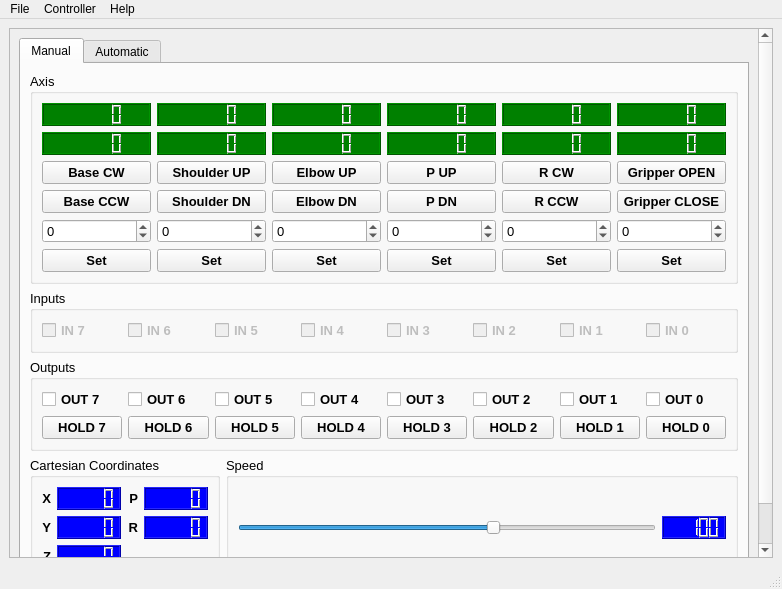
<?xml version="1.0" encoding="UTF-8"?>
<ui version="4.0">
 <class>MainWindow</class>
 <widget class="QMainWindow" name="MainWindow">
  <property name="geometry">
   <rect>
    <x>0</x>
    <y>0</y>
    <width>782</width>
    <height>589</height>
   </rect>
  </property>
  <property name="windowTitle">
   <string>Robko 01</string>
  </property>
  <widget class="QWidget" name="centralwidget">
   <layout class="QGridLayout" name="gridLayout">
    <item row="1" column="0">
     <widget class="QScrollArea" name="scrollArea">
      <property name="widgetResizable">
       <bool>true</bool>
      </property>
      <widget class="QWidget" name="scrollAreaWidgetContents">
       <property name="geometry">
        <rect>
         <x>0</x>
         <y>0</y>
         <width>745</width>
         <height>552</height>
        </rect>
       </property>
       <layout class="QGridLayout" name="gridLayout_2">
        <item row="0" column="0">
         <widget class="QTabWidget" name="tabWidget">
          <property name="currentIndex">
           <number>0</number>
          </property>
          <widget class="QWidget" name="tabManual">
           <attribute name="title">
            <string>Manual</string>
           </attribute>
           <layout class="QGridLayout" name="gridLayout_3">
            <item row="0" column="0" colspan="2">
             <widget class="QGroupBox" name="gbAxis">
              <property name="font">
               <font>
                <pointsize>10</pointsize>
               </font>
              </property>
              <property name="title">
               <string>Axis</string>
              </property>
              <layout class="QGridLayout" name="gridLayout_4">
               <item row="3" column="0">
                <widget class="QPushButton" name="btnBaseCCW">
                 <property name="font">
                  <font>
                   <pointsize>10</pointsize>
                   <weight>75</weight>
                   <bold>true</bold>
                  </font>
                 </property>
                 <property name="text">
                  <string>Base CCW</string>
                 </property>
                </widget>
               </item>
               <item row="1" column="1">
                <widget class="QLCDNumber" name="lcdV1">
                 <property name="styleSheet">
                  <string notr="true">QLCDNumber {
                                                 background-color: green; 
                                                 color: yellow;}</string>
                 </property>
                </widget>
               </item>
               <item row="1" column="2">
                <widget class="QLCDNumber" name="lcdV2">
                 <property name="styleSheet">
                  <string notr="true">QLCDNumber {
                                                 background-color: green; 
                                                 color: yellow;}</string>
                 </property>
                </widget>
               </item>
               <item row="2" column="1">
                <widget class="QPushButton" name="btnShoulderUp">
                 <property name="font">
                  <font>
                   <pointsize>10</pointsize>
                   <weight>75</weight>
                   <bold>true</bold>
                  </font>
                 </property>
                 <property name="text">
                  <string>Shoulder UP</string>
                 </property>
                </widget>
               </item>
               <item row="2" column="0">
                <widget class="QPushButton" name="btnBaseCW">
                 <property name="font">
                  <font>
                   <pointsize>10</pointsize>
                   <weight>75</weight>
                   <bold>true</bold>
                  </font>
                 </property>
                 <property name="text">
                  <string>Base CW</string>
                 </property>
                </widget>
               </item>
               <item row="3" column="4">
                <widget class="QPushButton" name="btnRCCW">
                 <property name="font">
                  <font>
                   <pointsize>10</pointsize>
                   <weight>75</weight>
                   <bold>true</bold>
                  </font>
                 </property>
                 <property name="text">
                  <string>R CCW</string>
                 </property>
                </widget>
               </item>
               <item row="3" column="1">
                <widget class="QPushButton" name="btnShoulderDown">
                 <property name="font">
                  <font>
                   <pointsize>10</pointsize>
                   <weight>75</weight>
                   <bold>true</bold>
                  </font>
                 </property>
                 <property name="text">
                  <string>Shoulder DN</string>
                 </property>
                </widget>
               </item>
               <item row="3" column="3">
                <widget class="QPushButton" name="btnPDown">
                 <property name="font">
                  <font>
                   <pointsize>10</pointsize>
                   <weight>75</weight>
                   <bold>true</bold>
                  </font>
                 </property>
                 <property name="text">
                  <string>P DN</string>
                 </property>
                </widget>
               </item>
               <item row="1" column="3">
                <widget class="QLCDNumber" name="lcdV3">
                 <property name="styleSheet">
                  <string notr="true">QLCDNumber {
                                                 background-color: green; 
                                                 color: yellow;}</string>
                 </property>
                </widget>
               </item>
               <item row="1" column="4">
                <widget class="QLCDNumber" name="lcdV4">
                 <property name="styleSheet">
                  <string notr="true">QLCDNumber {
                                                 background-color: green; 
                                                 color: yellow;}</string>
                 </property>
                </widget>
               </item>
               <item row="1" column="5">
                <widget class="QLCDNumber" name="lcdV5">
                 <property name="styleSheet">
                  <string notr="true">QLCDNumber {
                                                 background-color: green; 
                                                 color: yellow;}</string>
                 </property>
                </widget>
               </item>
               <item row="2" column="3">
                <widget class="QPushButton" name="btnPUp">
                 <property name="font">
                  <font>
                   <pointsize>10</pointsize>
                   <weight>75</weight>
                   <bold>true</bold>
                  </font>
                 </property>
                 <property name="text">
                  <string>P UP</string>
                 </property>
                </widget>
               </item>
               <item row="2" column="5">
                <widget class="QPushButton" name="btnGripperOpen">
                 <property name="font">
                  <font>
                   <pointsize>10</pointsize>
                   <weight>75</weight>
                   <bold>true</bold>
                  </font>
                 </property>
                 <property name="text">
                  <string>Gripper OPEN</string>
                 </property>
                </widget>
               </item>
               <item row="2" column="2">
                <widget class="QPushButton" name="btnElbowUp">
                 <property name="font">
                  <font>
                   <pointsize>10</pointsize>
                   <weight>75</weight>
                   <bold>true</bold>
                  </font>
                 </property>
                 <property name="text">
                  <string>Elbow UP</string>
                 </property>
                </widget>
               </item>
               <item row="2" column="4">
                <widget class="QPushButton" name="btnRCW">
                 <property name="font">
                  <font>
                   <pointsize>10</pointsize>
                   <weight>75</weight>
                   <bold>true</bold>
                  </font>
                 </property>
                 <property name="text">
                  <string>R CW</string>
                 </property>
                </widget>
               </item>
               <item row="3" column="2">
                <widget class="QPushButton" name="btnElbowDown">
                 <property name="font">
                  <font>
                   <pointsize>10</pointsize>
                   <weight>75</weight>
                   <bold>true</bold>
                  </font>
                 </property>
                 <property name="text">
                  <string>Elbow DN</string>
                 </property>
                </widget>
               </item>
               <item row="3" column="5">
                <widget class="QPushButton" name="btnGripperClose">
                 <property name="font">
                  <font>
                   <pointsize>10</pointsize>
                   <weight>75</weight>
                   <bold>true</bold>
                  </font>
                 </property>
                 <property name="text">
                  <string>Gripper CLOSE</string>
                 </property>
                </widget>
               </item>
               <item row="0" column="0">
                <widget class="QLCDNumber" name="lcdP0">
                 <property name="styleSheet">
                  <string notr="true">QLCDNumber {
                                                 background-color: green; 
                                                 color: yellow;}</string>
                 </property>
                </widget>
               </item>
               <item row="0" column="4">
                <widget class="QLCDNumber" name="lcdP4">
                 <property name="styleSheet">
                  <string notr="true">QLCDNumber {
                                                 background-color: green; 
                                                 color: yellow;}</string>
                 </property>
                </widget>
               </item>
               <item row="0" column="3">
                <widget class="QLCDNumber" name="lcdP3">
                 <property name="styleSheet">
                  <string notr="true">QLCDNumber {
                                                 background-color: green; 
                                                 color: yellow;}</string>
                 </property>
                </widget>
               </item>
               <item row="0" column="2">
                <widget class="QLCDNumber" name="lcdP2">
                 <property name="styleSheet">
                  <string notr="true">QLCDNumber {
                                                 background-color: green; 
                                                 color: yellow;}</string>
                 </property>
                </widget>
               </item>
               <item row="1" column="0">
                <widget class="QLCDNumber" name="lcdV0">
                 <property name="styleSheet">
                  <string notr="true">QLCDNumber {
                                                 background-color: green; 
                                                 color: yellow;}</string>
                 </property>
                </widget>
               </item>
               <item row="0" column="1">
                <widget class="QLCDNumber" name="lcdP1">
                 <property name="styleSheet">
                  <string notr="true">QLCDNumber {
                                                 background-color: green; 
                                                 color: yellow;}</string>
                 </property>
                </widget>
               </item>
               <item row="0" column="5">
                <widget class="QLCDNumber" name="lcdP5">
                 <property name="styleSheet">
                  <string notr="true">QLCDNumber {
                                                 background-color: green; 
                                                 color: yellow;}</string>
                 </property>
                </widget>
               </item>
               <item row="5" column="0">
                <widget class="QPushButton" name="btnBasePos">
                 <property name="font">
                  <font>
                   <weight>75</weight>
                   <bold>true</bold>
                  </font>
                 </property>
                 <property name="text">
                  <string>Set</string>
                 </property>
                </widget>
               </item>
               <item row="5" column="1">
                <widget class="QPushButton" name="btnShoulderPos">
                 <property name="font">
                  <font>
                   <weight>75</weight>
                   <bold>true</bold>
                  </font>
                 </property>
                 <property name="text">
                  <string>Set</string>
                 </property>
                </widget>
               </item>
               <item row="5" column="2">
                <widget class="QPushButton" name="btnElbowPos">
                 <property name="font">
                  <font>
                   <weight>75</weight>
                   <bold>true</bold>
                  </font>
                 </property>
                 <property name="text">
                  <string>Set</string>
                 </property>
                </widget>
               </item>
               <item row="5" column="3">
                <widget class="QPushButton" name="btnPPos">
                 <property name="font">
                  <font>
                   <weight>75</weight>
                   <bold>true</bold>
                  </font>
                 </property>
                 <property name="text">
                  <string>Set</string>
                 </property>
                </widget>
               </item>
               <item row="5" column="4">
                <widget class="QPushButton" name="btnRPos">
                 <property name="font">
                  <font>
                   <weight>75</weight>
                   <bold>true</bold>
                  </font>
                 </property>
                 <property name="text">
                  <string>Set</string>
                 </property>
                </widget>
               </item>
               <item row="5" column="5">
                <widget class="QPushButton" name="btnGripperPos">
                 <property name="font">
                  <font>
                   <weight>75</weight>
                   <bold>true</bold>
                  </font>
                 </property>
                 <property name="text">
                  <string>Set</string>
                 </property>
                </widget>
               </item>
               <item row="4" column="0">
                <widget class="QSpinBox" name="sbBasePos">
                 <property name="minimum">
                  <number>-1767</number>
                 </property>
                 <property name="maximum">
                  <number>1767</number>
                 </property>
                </widget>
               </item>
               <item row="4" column="1">
                <widget class="QSpinBox" name="sbShoulderPos">
                 <property name="minimum">
                  <number>-900</number>
                 </property>
                 <property name="maximum">
                  <number>2812</number>
                 </property>
                 <property name="value">
                  <number>0</number>
                 </property>
                </widget>
               </item>
               <item row="4" column="2">
                <widget class="QSpinBox" name="sbElbowPos">
                 <property name="minimum">
                  <number>-1056</number>
                 </property>
                 <property name="maximum">
                  <number>672</number>
                 </property>
                </widget>
               </item>
               <item row="4" column="3">
                <widget class="QSpinBox" name="sbPPos">
                 <property name="minimum">
                  <number>-379</number>
                 </property>
                 <property name="maximum">
                  <number>379</number>
                 </property>
                </widget>
               </item>
               <item row="4" column="4">
                <widget class="QSpinBox" name="sbRPos">
                 <property name="minimum">
                  <number>-379</number>
                 </property>
                 <property name="maximum">
                  <number>379</number>
                 </property>
                </widget>
               </item>
               <item row="4" column="5">
                <widget class="QSpinBox" name="sbGripperPos">
                 <property name="minimum">
                  <number>-600</number>
                 </property>
                 <property name="maximum">
                  <number>300</number>
                 </property>
                </widget>
               </item>
              </layout>
             </widget>
            </item>
            <item row="4" column="0">
             <spacer name="verticalSpacer_4">
              <property name="orientation">
               <enum>Qt::Vertical</enum>
              </property>
              <property name="sizeHint" stdset="0">
               <size>
                <width>20</width>
                <height>40</height>
               </size>
              </property>
             </spacer>
            </item>
            <item row="3" column="1">
             <widget class="QGroupBox" name="gbSpeed">
              <property name="font">
               <font>
                <pointsize>10</pointsize>
               </font>
              </property>
              <property name="title">
               <string>Speed</string>
              </property>
              <layout class="QGridLayout" name="gridLayout_9">
               <item row="2" column="0">
                <widget class="QSlider" name="sldSpeed">
                 <property name="minimum">
                  <number>20</number>
                 </property>
                 <property name="maximum">
                  <number>150</number>
                 </property>
                 <property name="value">
                  <number>100</number>
                 </property>
                 <property name="orientation">
                  <enum>Qt::Horizontal</enum>
                 </property>
                </widget>
               </item>
               <item row="2" column="1">
                <widget class="QLCDNumber" name="lcdSpeed">
                 <property name="styleSheet">
                  <string notr="true">QLCDNumber {
                                     background-color: blue; 
                                     color: white;}</string>
                 </property>
                 <property name="intValue" stdset="0">
                  <number>100</number>
                 </property>
                </widget>
               </item>
              </layout>
             </widget>
            </item>
            <item row="3" column="0">
             <widget class="QGroupBox" name="gbCartesian">
              <property name="font">
               <font>
                <pointsize>10</pointsize>
               </font>
              </property>
              <property name="title">
               <string>Cartesian Coordinates</string>
              </property>
              <layout class="QGridLayout" name="gridLayout_10">
               <item row="0" column="1">
                <widget class="QLCDNumber" name="lcdX">
                 <property name="styleSheet">
                  <string notr="true">QLCDNumber {
                                     background-color: blue; 
                                     color: white;}</string>
                 </property>
                </widget>
               </item>
               <item row="1" column="0">
                <widget class="QLabel" name="lblY">
                 <property name="font">
                  <font>
                   <pointsize>10</pointsize>
                   <weight>75</weight>
                   <bold>true</bold>
                  </font>
                 </property>
                 <property name="layoutDirection">
                  <enum>Qt::LeftToRight</enum>
                 </property>
                 <property name="text">
                  <string>Y</string>
                 </property>
                 <property name="alignment">
                  <set>Qt::AlignRight|Qt::AlignTrailing|Qt::AlignVCenter</set>
                 </property>
                </widget>
               </item>
               <item row="2" column="1">
                <widget class="QLCDNumber" name="lcdZ">
                 <property name="styleSheet">
                  <string notr="true">QLCDNumber {
                                     background-color: blue; 
                                     color: white;}</string>
                 </property>
                </widget>
               </item>
               <item row="1" column="1">
                <widget class="QLCDNumber" name="lcdY">
                 <property name="styleSheet">
                  <string notr="true">QLCDNumber {
                                     background-color: blue; 
                                     color: white;}</string>
                 </property>
                </widget>
               </item>
               <item row="0" column="2">
                <widget class="QLabel" name="lblP">
                 <property name="font">
                  <font>
                   <pointsize>10</pointsize>
                   <weight>75</weight>
                   <bold>true</bold>
                  </font>
                 </property>
                 <property name="text">
                  <string>P</string>
                 </property>
                 <property name="alignment">
                  <set>Qt::AlignRight|Qt::AlignTrailing|Qt::AlignVCenter</set>
                 </property>
                </widget>
               </item>
               <item row="2" column="0">
                <widget class="QLabel" name="lblZ">
                 <property name="font">
                  <font>
                   <pointsize>10</pointsize>
                   <weight>75</weight>
                   <bold>true</bold>
                  </font>
                 </property>
                 <property name="text">
                  <string>Z</string>
                 </property>
                 <property name="alignment">
                  <set>Qt::AlignRight|Qt::AlignTrailing|Qt::AlignVCenter</set>
                 </property>
                </widget>
               </item>
               <item row="0" column="0">
                <widget class="QLabel" name="lblX">
                 <property name="font">
                  <font>
                   <pointsize>10</pointsize>
                   <weight>75</weight>
                   <bold>true</bold>
                  </font>
                 </property>
                 <property name="text">
                  <string>X</string>
                 </property>
                 <property name="alignment">
                  <set>Qt::AlignRight|Qt::AlignTrailing|Qt::AlignVCenter</set>
                 </property>
                </widget>
               </item>
               <item row="0" column="3">
                <widget class="QLCDNumber" name="lcdP">
                 <property name="styleSheet">
                  <string notr="true">QLCDNumber {
                                     background-color: blue; 
                                     color: white;}</string>
                 </property>
                </widget>
               </item>
               <item row="1" column="2">
                <widget class="QLabel" name="lblR">
                 <property name="font">
                  <font>
                   <pointsize>10</pointsize>
                   <weight>75</weight>
                   <bold>true</bold>
                  </font>
                 </property>
                 <property name="text">
                  <string>R</string>
                 </property>
                 <property name="alignment">
                  <set>Qt::AlignRight|Qt::AlignTrailing|Qt::AlignVCenter</set>
                 </property>
                </widget>
               </item>
               <item row="1" column="3">
                <widget class="QLCDNumber" name="lcdR">
                 <property name="styleSheet">
                  <string notr="true">QLCDNumber {
                                     background-color: blue; 
                                     color: white;}</string>
                 </property>
                </widget>
               </item>
              </layout>
             </widget>
            </item>
            <item row="1" column="0" colspan="2">
             <widget class="QGroupBox" name="gbInputs">
              <property name="enabled">
               <bool>true</bool>
              </property>
              <property name="font">
               <font>
                <pointsize>10</pointsize>
               </font>
              </property>
              <property name="title">
               <string>Inputs</string>
              </property>
              <layout class="QGridLayout" name="gridLayout_7">
               <item row="0" column="14">
                <widget class="QCheckBox" name="cbIn0">
                 <property name="enabled">
                  <bool>false</bool>
                 </property>
                 <property name="font">
                  <font>
                   <pointsize>10</pointsize>
                   <weight>75</weight>
                   <bold>true</bold>
                  </font>
                 </property>
                 <property name="text">
                  <string>IN 0</string>
                 </property>
                </widget>
               </item>
               <item row="0" column="2">
                <widget class="QCheckBox" name="cbIn6">
                 <property name="enabled">
                  <bool>false</bool>
                 </property>
                 <property name="font">
                  <font>
                   <pointsize>10</pointsize>
                   <weight>75</weight>
                   <bold>true</bold>
                  </font>
                 </property>
                 <property name="text">
                  <string>IN 6</string>
                 </property>
                </widget>
               </item>
               <item row="0" column="11">
                <widget class="QCheckBox" name="cbIn3">
                 <property name="enabled">
                  <bool>false</bool>
                 </property>
                 <property name="font">
                  <font>
                   <pointsize>10</pointsize>
                   <weight>75</weight>
                   <bold>true</bold>
                  </font>
                 </property>
                 <property name="text">
                  <string>IN 3</string>
                 </property>
                </widget>
               </item>
               <item row="0" column="1">
                <widget class="QCheckBox" name="cbIn7">
                 <property name="enabled">
                  <bool>false</bool>
                 </property>
                 <property name="font">
                  <font>
                   <pointsize>10</pointsize>
                   <weight>75</weight>
                   <bold>true</bold>
                  </font>
                 </property>
                 <property name="text">
                  <string>IN 7</string>
                 </property>
                </widget>
               </item>
               <item row="0" column="12">
                <widget class="QCheckBox" name="cbIn2">
                 <property name="enabled">
                  <bool>false</bool>
                 </property>
                 <property name="font">
                  <font>
                   <pointsize>10</pointsize>
                   <weight>75</weight>
                   <bold>true</bold>
                  </font>
                 </property>
                 <property name="text">
                  <string>IN 2</string>
                 </property>
                </widget>
               </item>
               <item row="0" column="13">
                <widget class="QCheckBox" name="cbIn1">
                 <property name="enabled">
                  <bool>false</bool>
                 </property>
                 <property name="font">
                  <font>
                   <pointsize>10</pointsize>
                   <weight>75</weight>
                   <bold>true</bold>
                  </font>
                 </property>
                 <property name="text">
                  <string>IN 1</string>
                 </property>
                </widget>
               </item>
               <item row="0" column="10">
                <widget class="QCheckBox" name="cbIn4">
                 <property name="enabled">
                  <bool>false</bool>
                 </property>
                 <property name="font">
                  <font>
                   <pointsize>10</pointsize>
                   <weight>75</weight>
                   <bold>true</bold>
                  </font>
                 </property>
                 <property name="text">
                  <string>IN 4</string>
                 </property>
                </widget>
               </item>
               <item row="0" column="9">
                <widget class="QCheckBox" name="cbIn5">
                 <property name="enabled">
                  <bool>false</bool>
                 </property>
                 <property name="font">
                  <font>
                   <pointsize>10</pointsize>
                   <weight>75</weight>
                   <bold>true</bold>
                  </font>
                 </property>
                 <property name="text">
                  <string>IN 5</string>
                 </property>
                </widget>
               </item>
              </layout>
             </widget>
            </item>
            <item row="2" column="0" colspan="2">
             <widget class="QGroupBox" name="gbOutputs">
              <property name="font">
               <font>
                <pointsize>10</pointsize>
               </font>
              </property>
              <property name="title">
               <string>Outputs</string>
              </property>
              <layout class="QGridLayout" name="gridLayout_8">
               <item row="2" column="4">
                <widget class="QPushButton" name="btnOut3">
                 <property name="font">
                  <font>
                   <pointsize>10</pointsize>
                   <weight>75</weight>
                   <bold>true</bold>
                  </font>
                 </property>
                 <property name="text">
                  <string>HOLD 3</string>
                 </property>
                </widget>
               </item>
               <item row="2" column="0">
                <widget class="QPushButton" name="btnOut7">
                 <property name="font">
                  <font>
                   <pointsize>10</pointsize>
                   <weight>75</weight>
                   <bold>true</bold>
                  </font>
                 </property>
                 <property name="text">
                  <string>HOLD 7</string>
                 </property>
                </widget>
               </item>
               <item row="2" column="1">
                <widget class="QPushButton" name="btnOut6">
                 <property name="font">
                  <font>
                   <pointsize>10</pointsize>
                   <weight>75</weight>
                   <bold>true</bold>
                  </font>
                 </property>
                 <property name="text">
                  <string>HOLD 6</string>
                 </property>
                </widget>
               </item>
               <item row="2" column="2">
                <widget class="QPushButton" name="btnOut5">
                 <property name="font">
                  <font>
                   <pointsize>10</pointsize>
                   <weight>75</weight>
                   <bold>true</bold>
                  </font>
                 </property>
                 <property name="text">
                  <string>HOLD 5</string>
                 </property>
                </widget>
               </item>
               <item row="2" column="3">
                <widget class="QPushButton" name="btnOut4">
                 <property name="font">
                  <font>
                   <pointsize>10</pointsize>
                   <weight>75</weight>
                   <bold>true</bold>
                  </font>
                 </property>
                 <property name="text">
                  <string>HOLD 4</string>
                 </property>
                </widget>
               </item>
               <item row="2" column="5">
                <widget class="QPushButton" name="btnOut2">
                 <property name="font">
                  <font>
                   <pointsize>10</pointsize>
                   <weight>75</weight>
                   <bold>true</bold>
                  </font>
                 </property>
                 <property name="text">
                  <string>HOLD 2</string>
                 </property>
                </widget>
               </item>
               <item row="2" column="6">
                <widget class="QPushButton" name="btnOut1">
                 <property name="font">
                  <font>
                   <pointsize>10</pointsize>
                   <weight>75</weight>
                   <bold>true</bold>
                  </font>
                 </property>
                 <property name="text">
                  <string>HOLD 1</string>
                 </property>
                </widget>
               </item>
               <item row="2" column="8">
                <widget class="QPushButton" name="btnOut0">
                 <property name="font">
                  <font>
                   <pointsize>10</pointsize>
                   <weight>75</weight>
                   <bold>true</bold>
                  </font>
                 </property>
                 <property name="text">
                  <string>HOLD 0</string>
                 </property>
                </widget>
               </item>
               <item row="0" column="0">
                <widget class="QCheckBox" name="cbOut7">
                 <property name="font">
                  <font>
                   <pointsize>10</pointsize>
                   <weight>75</weight>
                   <bold>true</bold>
                  </font>
                 </property>
                 <property name="text">
                  <string>OUT 7</string>
                 </property>
                </widget>
               </item>
               <item row="0" column="1">
                <widget class="QCheckBox" name="cbOut6">
                 <property name="font">
                  <font>
                   <pointsize>10</pointsize>
                   <weight>75</weight>
                   <bold>true</bold>
                  </font>
                 </property>
                 <property name="text">
                  <string>OUT 6</string>
                 </property>
                </widget>
               </item>
               <item row="0" column="2">
                <widget class="QCheckBox" name="cbOut5">
                 <property name="font">
                  <font>
                   <pointsize>10</pointsize>
                   <weight>75</weight>
                   <bold>true</bold>
                  </font>
                 </property>
                 <property name="text">
                  <string>OUT 5</string>
                 </property>
                </widget>
               </item>
               <item row="0" column="3">
                <widget class="QCheckBox" name="cbOut4">
                 <property name="font">
                  <font>
                   <pointsize>10</pointsize>
                   <weight>75</weight>
                   <bold>true</bold>
                  </font>
                 </property>
                 <property name="text">
                  <string>OUT 4</string>
                 </property>
                </widget>
               </item>
               <item row="0" column="4">
                <widget class="QCheckBox" name="cbOut3">
                 <property name="font">
                  <font>
                   <pointsize>10</pointsize>
                   <weight>75</weight>
                   <bold>true</bold>
                  </font>
                 </property>
                 <property name="text">
                  <string>OUT 3</string>
                 </property>
                </widget>
               </item>
               <item row="0" column="5">
                <widget class="QCheckBox" name="cbOut2">
                 <property name="font">
                  <font>
                   <pointsize>10</pointsize>
                   <weight>75</weight>
                   <bold>true</bold>
                  </font>
                 </property>
                 <property name="text">
                  <string>OUT 2</string>
                 </property>
                </widget>
               </item>
               <item row="0" column="6">
                <widget class="QCheckBox" name="cbOut1">
                 <property name="font">
                  <font>
                   <pointsize>10</pointsize>
                   <weight>75</weight>
                   <bold>true</bold>
                  </font>
                 </property>
                 <property name="text">
                  <string>OUT 1</string>
                 </property>
                </widget>
               </item>
               <item row="0" column="8">
                <widget class="QCheckBox" name="cbOut0">
                 <property name="font">
                  <font>
                   <pointsize>10</pointsize>
                   <weight>75</weight>
                   <bold>true</bold>
                  </font>
                 </property>
                 <property name="text">
                  <string>OUT 0</string>
                 </property>
                </widget>
               </item>
              </layout>
             </widget>
            </item>
           </layout>
          </widget>
          <widget class="QWidget" name="tabAutomatic">
           <attribute name="title">
            <string>Automatic</string>
           </attribute>
           <widget class="QWidget" name="gridLayoutWidget">
            <property name="geometry">
             <rect>
              <x>10</x>
              <y>10</y>
              <width>721</width>
              <height>471</height>
             </rect>
            </property>
            <layout class="QGridLayout" name="gridLayout_5">
             <item row="1" column="0" rowspan="5">
              <widget class="QTextEdit" name="teCode">
               <property name="placeholderText">
                <string/>
               </property>
              </widget>
             </item>
             <item row="6" column="0">
              <widget class="QTextEdit" name="teResult"/>
             </item>
             <item row="5" column="1" rowspan="2">
              <spacer name="verticalSpacer">
               <property name="orientation">
                <enum>Qt::Vertical</enum>
               </property>
               <property name="sizeHint" stdset="0">
                <size>
                 <width>20</width>
                 <height>40</height>
                </size>
               </property>
              </spacer>
             </item>
             <item row="1" column="1">
              <widget class="QPushButton" name="pbLoadProgram">
               <property name="text">
                <string>LOAD</string>
               </property>
              </widget>
             </item>
             <item row="2" column="1">
              <widget class="QPushButton" name="pbRunProgram">
               <property name="text">
                <string>RUN</string>
               </property>
              </widget>
             </item>
            </layout>
           </widget>
          </widget>
         </widget>
        </item>
       </layout>
      </widget>
     </widget>
    </item>
   </layout>
  </widget>
  <widget class="QMenuBar" name="menubar">
   <property name="geometry">
    <rect>
     <x>0</x>
     <y>0</y>
     <width>782</width>
     <height>21</height>
    </rect>
   </property>
   <widget class="QMenu" name="menuFile">
    <property name="title">
     <string>File</string>
    </property>
    <addaction name="actionExit"/>
   </widget>
   <widget class="QMenu" name="menuController">
    <property name="title">
     <string>Controller</string>
    </property>
    <addaction name="actionClear"/>
    <addaction name="actionReset"/>
    <addaction name="actionEnable_Keyboard_Controll"/>
    <addaction name="actionEnable_Joystick_Controll"/>
   </widget>
   <widget class="QMenu" name="menuHelp">
    <property name="title">
     <string>Help</string>
    </property>
    <addaction name="actionAbout"/>
   </widget>
   <addaction name="menuFile"/>
   <addaction name="menuController"/>
   <addaction name="menuHelp"/>
  </widget>
  <widget class="QStatusBar" name="statusbar"/>
  <action name="actionExit">
   <property name="text">
    <string>Exit</string>
   </property>
  </action>
  <action name="actionClear">
   <property name="enabled">
    <bool>true</bool>
   </property>
   <property name="text">
    <string>Clear</string>
   </property>
  </action>
  <action name="actionReset">
   <property name="text">
    <string>Reset</string>
   </property>
  </action>
  <action name="actionEnable_Keyboard_Controll">
   <property name="checkable">
    <bool>true</bool>
   </property>
   <property name="checked">
    <bool>false</bool>
   </property>
   <property name="text">
    <string>Enable Keyboard Control</string>
   </property>
  </action>
  <action name="actionEnable_Joystick_Controll">
   <property name="checkable">
    <bool>true</bool>
   </property>
   <property name="text">
    <string>Enable Joystic Control</string>
   </property>
  </action>
  <action name="actionAbout">
   <property name="text">
    <string>About</string>
   </property>
  </action>
 </widget>
 <resources/>
 <connections/>
</ui>
